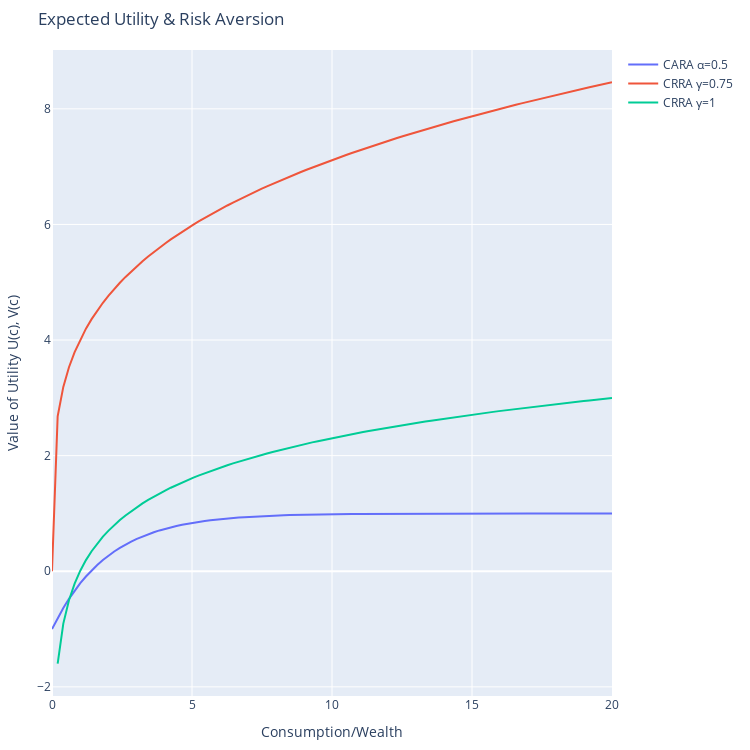

Here is the notebook cell this chart was saved with:
### Code cell
choice_risk(0,20,0.5,0.75).show()
